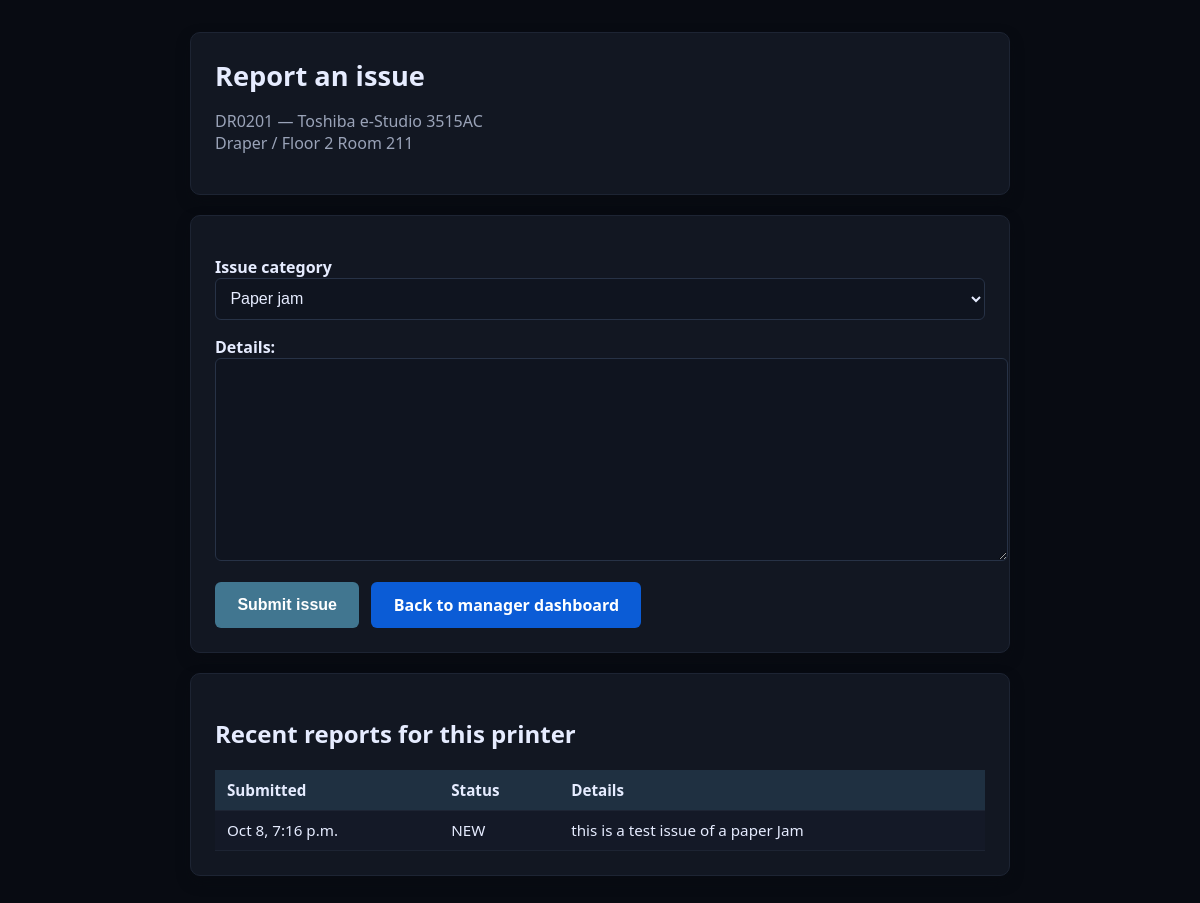
The page /manager/printers/60/issue/ (signed in) on the database its author committed.
### tickets/models.py (models this page shows, shortened)
class Printer(models.Model):
    campus_label = models.CharField(
        max_length=80,
        help_text="College-specific unique label used for internal lookup."
    )
    asset_tag = models.CharField(
        max_length=50,
        help_text="Physical asset/inventory tag."
    )
    serial_number = models.CharField(
        max_length=100,
        null=True,
        blank=True,
        help_text="Device serial number (unique when known)."
    )
    make = models.CharField(max_length=80, help_text="Manufacturer, e.g., Toshiba, Lexmark")
    model = models.CharField(max_length=120, help_text="Model, e.g., e-STUDIO 3515AC, M3150")
    building = models.CharField(max_length=120, help_text="Building name, e.g., Hutchins Library")
    location_in_building = models.CharField(
        max_length=120,
        help_text="Room/area, e.g., 1st Floor Near Circulation"
    )
    group = models.ForeignKey(
        PrinterGroup,
        on_delete=models.SET_NULL,
        null=True,
        blank=True,
        related_name='printers',
        help_text="Logical grouping (e.g., building) for supply/issue management."
    )
    ip_address = models.GenericIPAddressField(
        protocol='both', unpack_ipv4=True, null=True, blank=True,
        help_text="IPv4 or IPv6; optional if DHCP/unassigned."
    )
    mac_address = models.CharField(
        max_length=17,  # 'XX:XX:XX:XX:XX:XX'
        validators=[mac_validator],
        help_text="Physical NIC MAC, unique per device (e.g., 00:11:22:33:44:55)."
    )
    qr_token = models.CharField(max_length=64, unique=True, default=default_qr_token)
    is_active = models.BooleanField(default=True)
    class Meta:
        indexes = [
            models.Index(fields=["asset_tag"]),
            models.Index(fields=["building"]),
            models.Index(fields=["location_in_building"]),
            models.Index(fields=["make"]),
            models.Index(fields=["model"]),
        ]

class RequestTicket(models.Model):
    SUPPLY = 'SUPPLY'
    ISSUE = 'ISSUE'
    TYPE_CHOICES = [(SUPPLY, 'Supply'), (ISSUE, 'Issue')]
    NEW = 'NEW'
    IN_PROGRESS = 'IN_PROGRESS'
    FULFILLED = 'FULFILLED'
    CLOSED = 'CLOSED'
    STATUS_CHOICES = [
        (NEW, 'New'),
        (IN_PROGRESS, 'In Progress'),
        (FULFILLED, 'Fulfilled'),
        (CLOSED, 'Closed'),
    ]
    printer = models.ForeignKey(Printer, on_delete=models.CASCADE)
    group = models.ForeignKey(PrinterGroup, on_delete=models.SET_NULL, null=True, blank=True, related_name='tickets')
    applies_to_group = models.BooleanField(default=False)
    type = models.CharField(max_length=10, choices=TYPE_CHOICES)
    status = models.CharField(max_length=20, choices=STATUS_CHOICES, default=NEW)
    requester_name = models.CharField(max_length=120, blank=True)
    requester_email = models.EmailField(blank=True)
    details = models.TextField(blank=True)
    created_at = models.DateTimeField(auto_now_add=True)
    updated_at = models.DateTimeField(auto_now=True)

### tickets/views.py (the view)
# urls.py: path('manager/printers/<int:printer_id>/issue/', manager_printer_issue, name='manager_printer_issue'),
@login_required
def manager_printer_issue(request, printer_id):
    printer = get_object_or_404(Printer.objects.select_related('group'), pk=printer_id)
    if not _user_can_manage_printer(request.user, printer):
        raise PermissionDenied('You are not assigned to this printer.')
    if not request.user.email:
        messages.error(request, 'Add an email address to your account before reporting issues.')
        return redirect('manager_dashboard')
    initial = {}
    display_name = (request.user.get_full_name() or '').strip() or request.user.get_username()
    if display_name:
        initial['requester_name'] = display_name
    if request.user.email:
        initial['requester_email'] = request.user.email
    if request.method == 'POST':
        form = IssueReportForm(
            request.POST,
            user=request.user,
            manager_override=True,
        )
        if form.is_valid():
            if _issue_rate_limit_reached(printer):
                messages.success(request, 'Issue reported to Printing Services.')
                return redirect('manager_dashboard')
            ticket = form.save(commit=False)
            ticket.printer = printer
            ticket.type = RequestTicket.ISSUE
            ticket.applies_to_group = False
            ticket.group = printer.group if printer.group else None
            extra = [f"Issue category: {form.cleaned_data['issue_category']}"]
            ticket.details = _combine_details(form.cleaned_data.get('details'), extra)
            ticket.save()
            _send_ticket_email(ticket, printer, scope_label='Single printer')
            messages.success(request, 'Issue reported to Printing Services.')
            return redirect('manager_dashboard')
    else:
        form = IssueReportForm(user=request.user, manager_override=True, initial=initial)
    recent_issues = RequestTicket.objects.filter(
        type=RequestTicket.ISSUE,
        printer=printer,
    ).order_by('-created_at')[:10]
    return render(request, 'tickets/manager_issue_form.html', {
        'printer': printer,
        'form': form,
        'recent_issues': recent_issues,
    })

### tickets/summary.py (called while the page is built, shortened)
def _normalize_emails(addresses: Iterable[str]) -> list[str]:
    seen: set[str] = set()
    normalized: list[str] = []
    for addr in addresses:
        email = (addr or "").strip()
        if not email:
            continue
        key = email.lower()
        if key in seen:
            continue
        seen.add(key)
        normalized.append(email)
    return normalized

def _flagged_user_emails() -> list[str]:
    try:
        queryset = IssueSummaryRecipient.objects.select_related("user").filter(
            subscribed=True,
            user__is_active=True,
        )
        return [
            recipient.user.email.strip()
            for recipient in queryset
            if recipient.user.email and recipient.user.email.strip()
        ]
    except (ProgrammingError, OperationalError):
        return []

def _resolve_recipients(explicit: str | Iterable[str] | None = None) -> list[str]:
    flagged = _normalize_emails(_flagged_user_emails())
    if flagged:
        return flagged
    fallback = getattr(settings, "ISSUE_SUMMARY_RECIPIENT", "").strip()
    fallback_emails = _normalize_emails([fallback])
    if fallback_emails:
        return fallback_emails
    email_to = getattr(settings, "EMAIL_TO", [])
    email_to_emails = _normalize_emails(email_to)
    if email_to_emails:
        return [email_to_emails[0]]
    return _normalize_emails(["sklarz@berea.edu"])

def maybe_send_daily_issue_summary():
    recipients = _resolve_recipients()
    if not recipients:
        return False
    interval = getattr(settings, "ISSUE_SUMMARY_INTERVAL", DEFAULT_INTERVAL)
    try:
        with transaction.atomic():
            state, _ = IssueSummaryState.objects.select_for_update().get_or_create(pk=1, defaults={"last_sent_at": None})
            now = timezone.now()
            if state.last_sent_at and now - state.last_sent_at < interval:
                return False
    except (ProgrammingError, OperationalError):
        return False
    return True

### tickets/views.py (called while the page is built)
def _user_can_manage_printer(user, printer: Printer) -> bool:
    if not printer.group:
        return False
    return printer.group.managers.filter(pk=user.pk).exists()

### tickets/templates/tickets/manager_issue_form.html (shortened to what this page needs)
<!doctype html>
<html>
  <head>
  </head>
  <body>
    <div class="layout">
      <div class="card">
        <h1>Report an issue</h1>
        <p class="muted">
          {{ printer.campus_label }} &mdash; {{ printer.make }} {{ printer.model }}<br>
          {{ printer.building }} / {{ printer.location_in_building }}
        </p>
      </div>
      <div class="card">
        <form method="post">
          <label for="{{ form.issue_category.id_for_label }}">Issue category</label>
          {{ form.issue_category }}
          {{ form.details.label_tag }}
          {{ form.details }}
          <div class="actions" style="display:flex;gap:.75rem;flex-wrap:wrap;margin-top:1rem;">
            <button class="button" type="submit">Submit issue</button>
            <a class="button secondary" href="{% url 'manager_dashboard' %}">Back to manager dashboard</a>
          </div>
        </form>
      </div>
      <div class="card">
        <h2>Recent reports for this printer</h2>
        {% if recent_issues %}
          <table>
            <thead>
              <tr>
                <th>Submitted</th>
                <th>Status</th>
                <th>Details</th>
              </tr>
            </thead>
            <tbody>
              {% for ticket in recent_issues %}
                <tr>
                  <td>{{ ticket.created_at|date:"M j, g:i a" }}</td>
                  <td>{{ ticket.status }}</td>
                  <td>{{ ticket.details|linebreaksbr }}</td>
                </tr>
              {% endfor %}
            </tbody>
          </table>
        {% else %}
          <p class="muted">No recorded issues for this device.</p>
        {% endif %}
      </div>
    </div>
  </body>
</html>

### tickets/templates/tickets/manager_issue_form.html (style rules this page uses)
:root { --admin-bg:#080b12; --admin-card:#121722; --admin-border:#1d2433; --admin-text:#e6ecff; --admin-muted:#9aa3b8; --admin-primary:#417690; --admin-secondary:#0b5cd6; --admin-danger:#f97373; --admin-pill:#1a2335; }
body { font-family:system-ui,-apple-system,Segoe UI,Roboto,Arial,sans-serif;background:var(--admin-bg);color:var(--admin-text);margin:0;padding:2rem 1rem; }
.layout { max-width:820px;margin:0 auto; }
.card { background:var(--admin-card);border:1px solid var(--admin-border);border-radius:10px;padding:1.5rem;margin-bottom:1.25rem;box-shadow:0 6px 14px rgba(8,11,18,.35); }
h1 { margin:0 0 .75rem;font-size:1.7rem;font-weight:600; }
label { display:block;font-weight:600;margin-top:1rem; }
select,textarea { width:100%;padding:.65rem;border:1px solid #273246;border-radius:6px;font-size:1rem;background:#0f141f;color:var(--admin-text); }
textarea { min-height:110px; }
.button { display:inline-flex;align-items:center;justify-content:center;padding:.75rem 1.4rem;border-radius:6px;text-decoration:none;background:var(--admin-primary);color:#fff;font-weight:600;font-size:1rem;cursor:pointer;border:0;transition:filter .15s ease; }
.button.secondary { background:var(--admin-secondary); }
.muted { color:var(--admin-muted); }
table { width:100%;border-collapse:collapse;margin-top:.75rem; }
table th,table td { padding:.6rem .75rem;border-bottom:1px solid var(--admin-border);text-align:left;font-size:.95rem; }
table th { background:rgba(65,118,144,.25);font-weight:600;color:var(--admin-text); }
table tr:nth-child(odd) { background:rgba(26,35,53,.25); }

### rows shown on the page
Printer: campus_label "DR0201", make "Toshiba", model "e-Studio 3515AC", building "Draper", location_in_building "Floor 2 Room 211"
RequestTicket: created_at "Oct 8, 7:16 p.m.", status "NEW", details "this is a test issue of a paper Jam"
